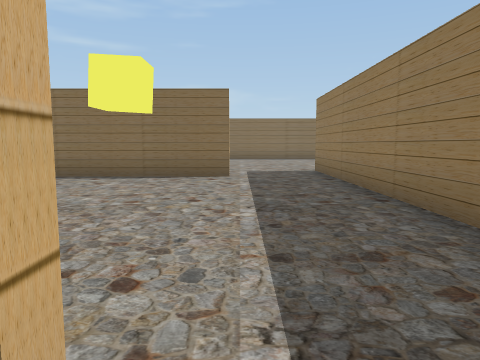
[1] (above)

23 first-person views from a walk through a 3-D level made in the Unity game engine. The camera is 1.5 m above the floor, tilts 6° down and sees 70° across. The floor is counted in squares, 2 m on a side. Each view is taken from the middle of a square. On the plan, view 1 faces up. The plan holds only what a view shows up to about 11 squares ahead; the rest is blank. The player character is not drawn.

[2]
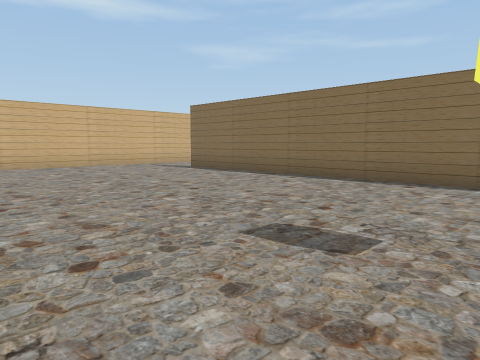

[3]
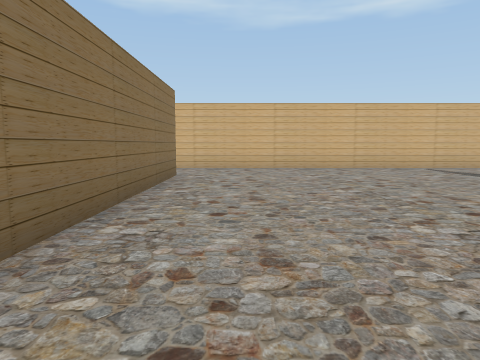

[4]
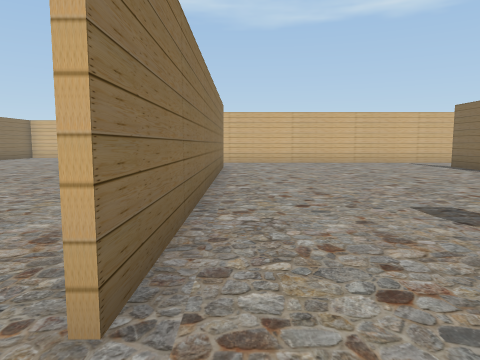

[5]
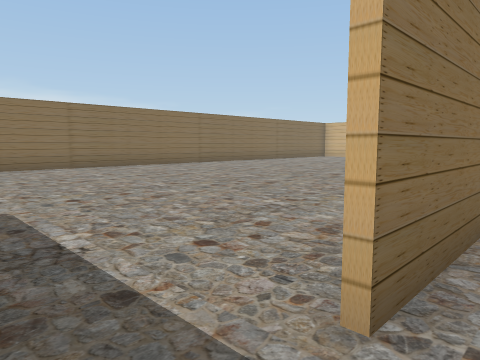

[6]
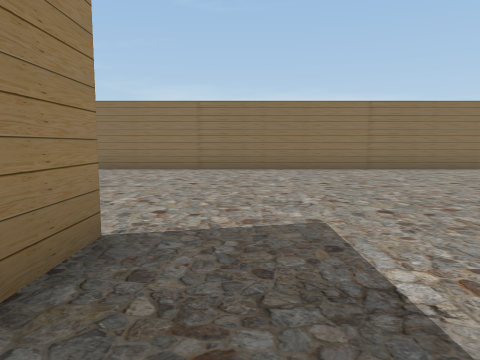

[7]
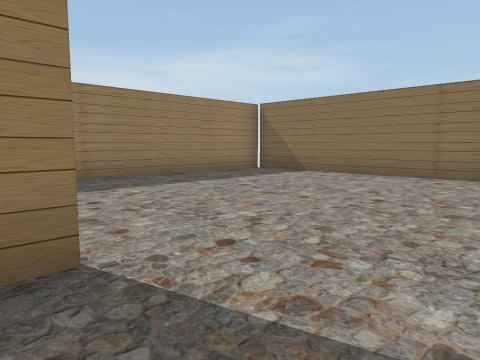

[8]
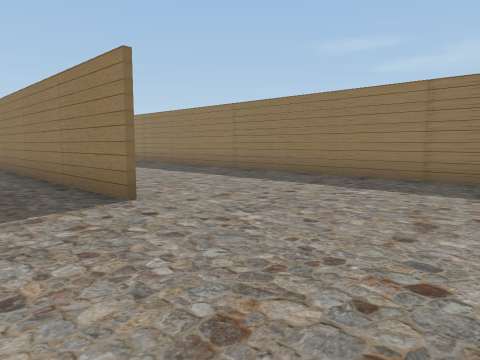

[9]
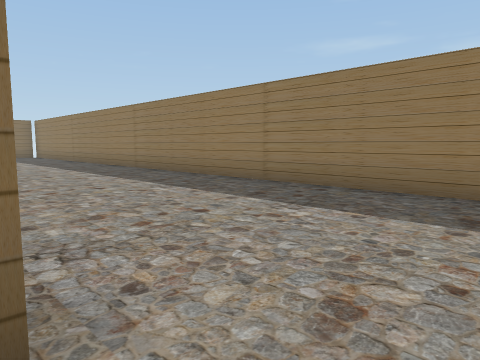

[10]
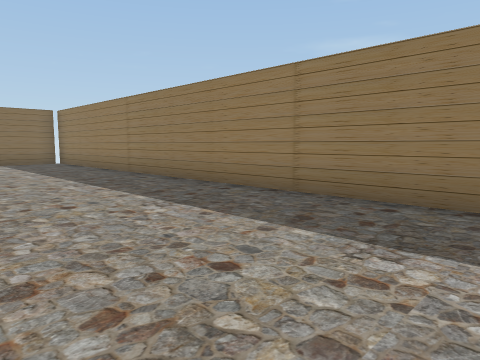

[11]
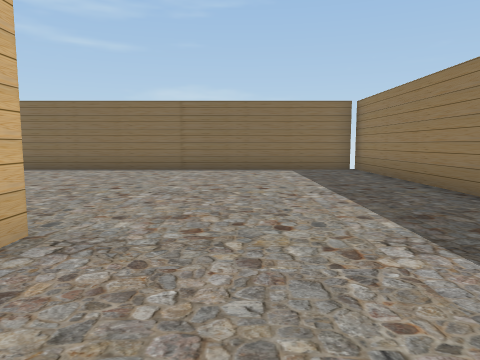

[12]
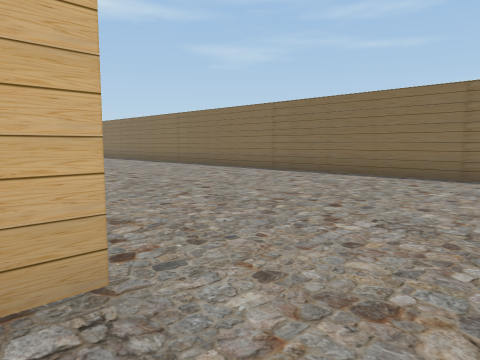

[13]
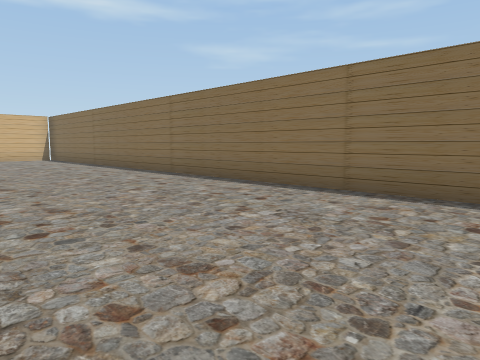

[14]
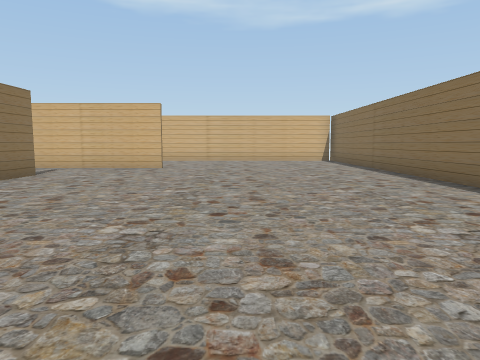

[15]
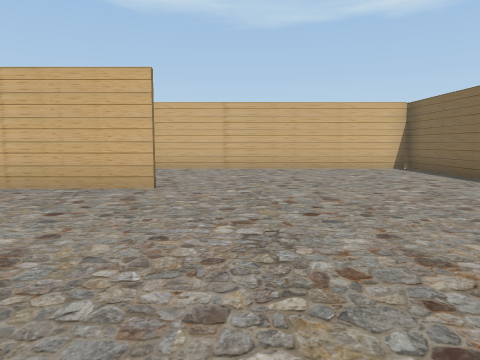

[16]
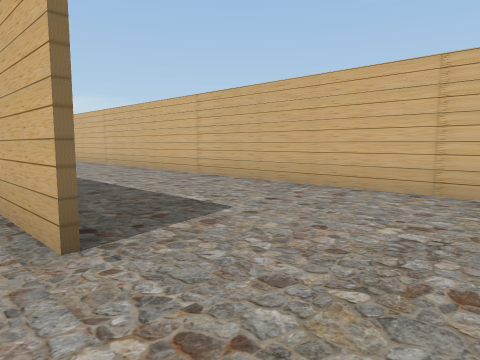

[17]
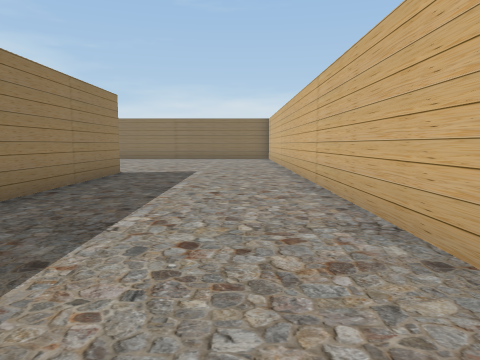

[18]
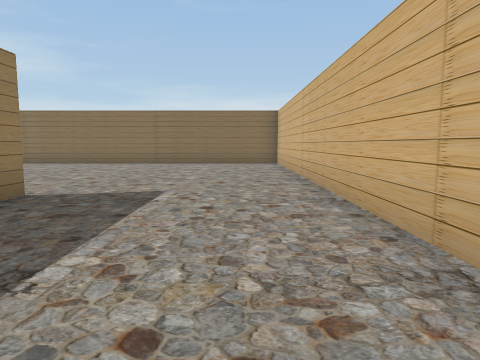

[19]
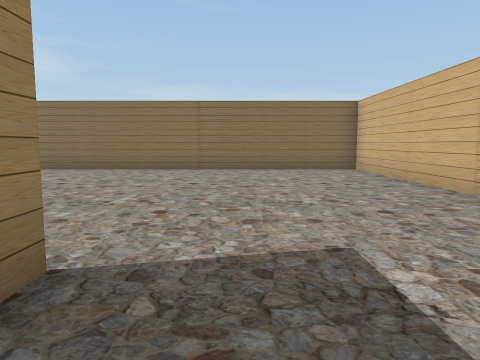

[20]
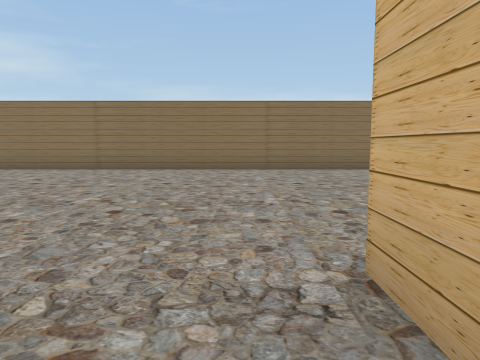

[21]
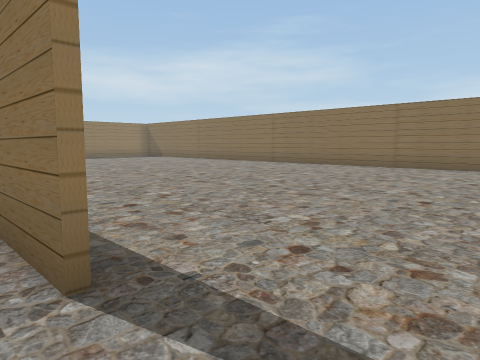

[22]
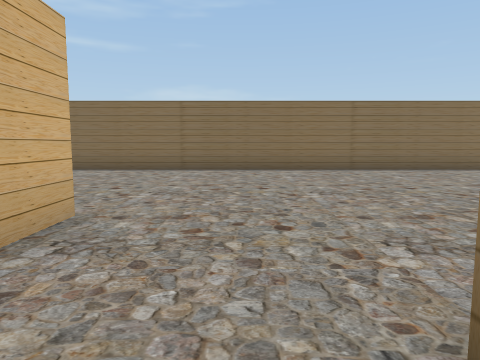

[23]
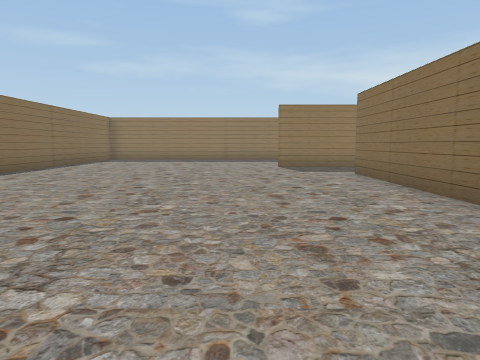

### Floor plan
Points are (right, up) in squares from view 1. A wall is a line through its corners. A room is listed if a view was taken in it or the views show most of it. See-through windows are left out.
Room 1 (views 1, 2, 3, 4, 5, 6, 20, 21, 22)
walls: (-10.4, 0.5) (-0.2, 0.5); (-0.1, 7.9) (-10.1, 7.9); (-12.7, 8.6) (-12.7, -0.5); (2.1, -0.4) (2.1, 8.6)
ways out: opening at (-11.5, 0) to room 2; opening at (-11.5, 8) to room 2; opening at (0.5, 0) to room 2; opening at (0.5, 8) to room 2
Room 2 (views 7, 8, 9, 10, 11, 12, 13, 14, 15, 16, 17, 18, 19, 23)
walls: (2.1, -2.9) (2.1, -0.4); (-12.7, -0.5) (-12.7, -2); (-12.9, -2) (-12.9, 2.6); (-4.9, 8.1) (-0.2, 8.1); (-10.2, 8.1) (-9, 8.1); (2.1, 8.6) (2.1, 9.8); (2.3, 9.9) (2.3, 9.3); (-12.7, 10.6) (-12.7, 8.6); (-17.4, 17.1) (-17.4, -10.1) (7.4, -10.1) (7.4, 17.1) (-17.8, 17.1)
ways out: opening at (-11.5, 0) to room 1; opening at (-11.5, 8) to room 1; opening at (0.5, 0) to room 1; opening at (0.5, 8) to room 1

Where each view was taken, in squares from view 1:
view 1: 0 up, 0 right, facing up
view 2: 1 up, 1 left, facing up-left
view 3: 2 up, 2 left, facing left
view 4: 1 up, 1 right, facing left
view 5: 1 up, 1 right, facing down-left
view 6: 0 up, 1 right, facing down
view 7: 2 down, 0 right, facing down-right
view 8: 7 down, 0 right, facing up-right
view 9: 4 down, 2 right, facing up-right
view 10: 3 up, 3 right, facing up-right
view 11: 7 up, 4 right, facing up
view 12: 9 up, 4 right, facing up-left
view 13: 12 up, 0 right, facing up-left
view 14: 13 up, 2 left, facing left
view 15: 12 up, 7 left, facing left
view 16: 13 up, 12 left, facing down-left
view 17: 7 up, 16 left, facing down
view 18: 3 up, 16 left, facing down
view 19: 0 up, 14 left, facing down
view 20: 0 up, 12 left, facing down
view 21: 1 up, 12 left, facing down-right
view 22: 7 up, 11 left, facing up
view 23: 11 up, 9 left, facing right
